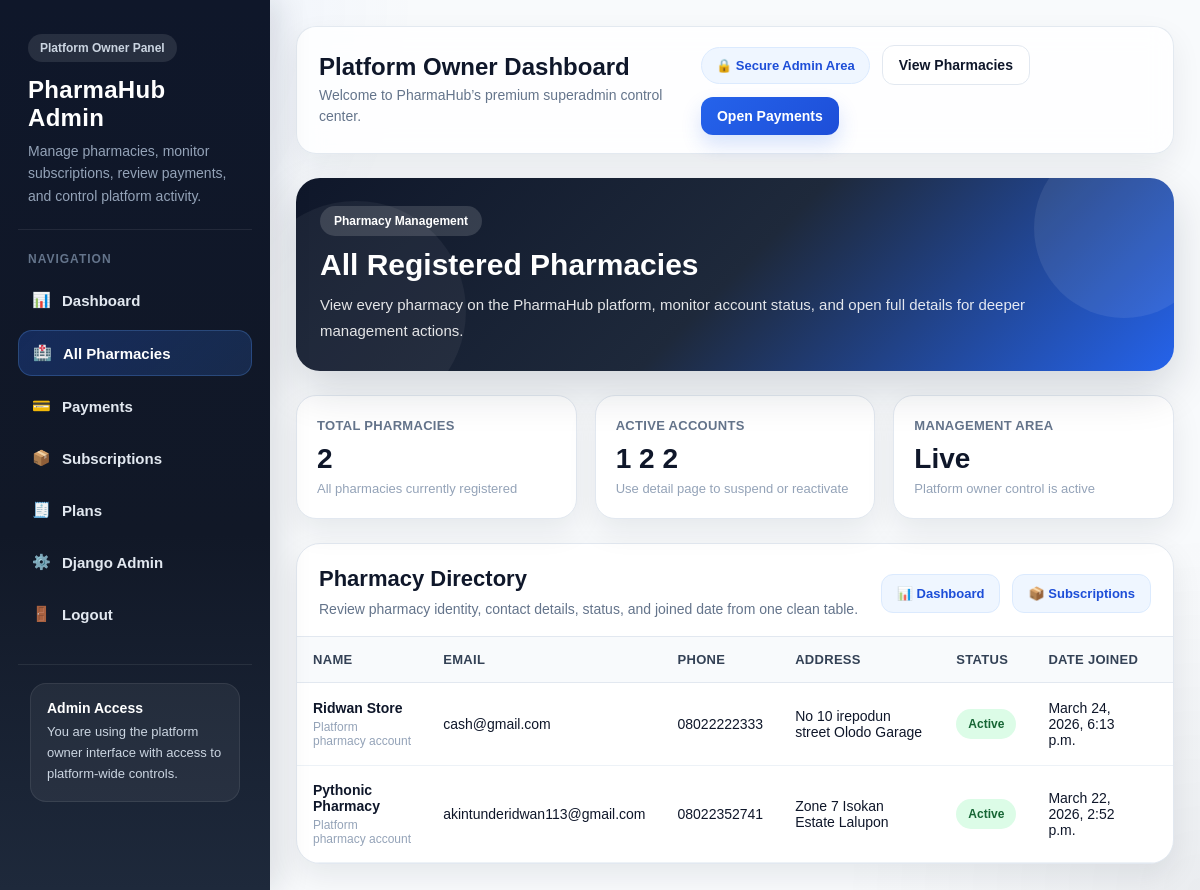
The page /superadmin/pharmacies/ (signed in) on the database its author committed.
### pharmacies/models.py (models this page shows, shortened)
class Pharmacy(models.Model):
    name = models.CharField(max_length=255)
    email = models.EmailField(unique=True)
    phone = models.CharField(max_length=20, blank=True, null=True)
    address = models.TextField(blank=True, null=True)
    is_active = models.BooleanField(default=True)
    is_suspended_by_owner = models.BooleanField(default=False)
    suspension_reason = models.CharField(max_length=255, blank=True, null=True)
    created_at = models.DateTimeField(auto_now_add=True)
    class Meta:
        ordering = ['name']

### superadmin_panel/views.py (the view)
# urls.py: path('pharmacies/', views.pharmacy_list, name='admin_pharmacy_list'),
@superadmin_required
def pharmacy_list(request):
    pharmacies = Pharmacy.objects.all().order_by('-created_at')
    total_pharmacies = pharmacies.count()
    active_pharmacies = pharmacies.filter(is_active=True).count()
    suspended_pharmacies = pharmacies.filter(is_active=False).count()
    return render(request, 'superadmin_panel/pharmacy_list.html', {
        'pharmacies': pharmacies,
        'total_pharmacies': total_pharmacies,
        'active_pharmacies': active_pharmacies,
        'suspended_pharmacies': suspended_pharmacies,
    })

### templates/superadmin_panel/pharmacy_list.html (shortened to what this page needs)
{% extends 'superadmin_panel/superadmin_base.html' %}
{% block content %}
<div class="page-header-card">
    <div class="page-header-content">
        <span class="page-badge">Pharmacy Management</span>
        <h2 class="page-title">All Registered Pharmacies</h2>
        <p class="page-subtitle">
            View every pharmacy on the PharmaHub platform, monitor account status, and open full details for deeper management actions.
        </p>
    </div>
</div>
<div class="stats-row">
    <div class="stat-box">
        <div class="label">Total Pharmacies</div>
        <div class="value">{{ pharmacies|length }}</div>
        <div class="note">All pharmacies currently registered</div>
    </div>
    <div class="stat-box">
        <div class="label">Active Accounts</div>
        <div class="value">
            {% with active_count=0 %}
                {% for pharmacy in pharmacies %}
                    {% if pharmacy.is_active %}{{ forloop.counter0|add:1 }}{% endif %}
                {% endfor %}
            {% endwith %}
            {{ pharmacies|length }}
        </div>
        <div class="note">Use detail page to suspend or reactivate</div>
    </div>
    <div class="stat-box">
        <div class="label">Management Area</div>
        <div class="value">Live</div>
        <div class="note">Platform owner control is active</div>
    </div>
</div>
<div class="table-section">
    <div class="table-header">
        <div>
            <h3>Pharmacy Directory</h3>
            <p>Review pharmacy identity, contact details, status, and joined date from one clean table.</p>
        </div>
        <div class="table-actions">
            <a href="{% url 'admin_dashboard' %}" class="action-chip">📊 Dashboard</a>
            <a href="{% url 'admin_subscription_list' %}" class="action-chip">📦 Subscriptions</a>
        </div>
    </div>
    <div class="table-responsive">
        <table class="pharmacy-table">
            <thead>
                <tr>
                    <th>Name</th>
                    <th>Email</th>
                    <th>Phone</th>
                    <th>Address</th>
                    <th>Status</th>
                    <th>Date Joined</th>
                    <th>Action</th>
                </tr>
            </thead>
            <tbody>
                {% for pharmacy in pharmacies %}
                <tr>
                    <td>
                        <span class="pharmacy-name">{{ pharmacy.name }}</span>
                        <span class="sub-text">Platform pharmacy account</span>
                    </td>
                    <td>{{ pharmacy.email }}</td>
                    <td>{{ pharmacy.phone }}</td>
                    <td>{{ pharmacy.address }}</td>
                    <td>
                        {% if pharmacy.is_active %}
                            <span class="status-badge status-active">Active</span>
                        {% else %}
                            <span class="status-badge status-suspended">Suspended</span>
                        {% endif %}
                    </td>
                    <td>{{ pharmacy.created_at }}</td>
                    <td>
                    </td>
                </tr>
                {% empty %}
                <tr>
                    <td colspan="7" class="empty-row">No pharmacies found.</td>
                </tr>
                {% endfor %}
            </tbody>
        </table>
    </div>
</div>
{% endblock %}

### templates/superadmin_panel/superadmin_base.html (style rules this page uses)
* { margin: 0; padding: 0; box-sizing: border-box; }
html, body { min-height: 100%; font-family: Arial, sans-serif; background: #f8fafc; color: #0f172a; }
body { overflow-x: hidden; }

### templates/superadmin_panel/pharmacy_list.html (style rules this page uses)
.page-header-card { background: linear-gradient(135deg, #0f172a, #1e293b, #2563eb); border-radius: 24px; padding: 28px 24px; color: #fff; margin-bottom: 24px; box-shadow: 0 18px 45px rgba(15, 23, 42, 0.16); position: relative; overflow: hidden; }
.page-header-card::before { content: ""; position: absolute; top: -40px; right: -40px; width: 180px; height: 180px; background: rgba(255,255,255,0.08); border-radius: 50%; }
.page-header-card::after { content: ""; position: absolute; bottom: -50px; left: -50px; width: 220px; height: 220px; background: rgba(255,255,255,0.05); border-radius: 50%; }
.page-header-content { position: relative; z-index: 2; }
.page-badge { display: inline-block; padding: 8px 14px; border-radius: 999px; background: rgba(255,255,255,0.14); font-size: 12px; font-weight: 700; margin-bottom: 12px; }
.page-title { font-size: 30px; font-weight: 800; margin-bottom: 10px; }
.page-subtitle { font-size: 15px; color: rgba(255,255,255,0.88); line-height: 1.7; max-width: 760px; }
.stats-row { display: grid; grid-template-columns: repeat(auto-fit, minmax(190px, 1fr)); gap: 18px; margin-bottom: 24px; }
.stat-box { background: #ffffff; border-radius: 20px; padding: 22px 20px; box-shadow: 0 12px 30px rgba(15, 23, 42, 0.08); border: 1px solid #e2e8f0; }
.stat-box .label { font-size: 13px; font-weight: 700; color: #64748b; text-transform: uppercase; margin-bottom: 10px; letter-spacing: 0.3px; }
.stat-box .value { font-size: 28px; font-weight: 800; color: #0f172a; margin-bottom: 6px; }
.stat-box .note { font-size: 13px; color: #94a3b8; }
.table-section { background: #ffffff; border-radius: 24px; box-shadow: 0 12px 30px rgba(15, 23, 42, 0.08); border: 1px solid #e2e8f0; overflow: hidden; }
.table-header { display: flex; align-items: center; justify-content: space-between; gap: 16px; padding: 22px 22px 16px; border-bottom: 1px solid #e2e8f0; flex-wrap: wrap; }
.table-header h3 { font-size: 22px; font-weight: 800; color: #0f172a; margin-bottom: 6px; }
.table-header p { font-size: 14px; color: #64748b; line-height: 1.6; }
.table-actions { display: flex; gap: 12px; flex-wrap: wrap; }
.action-chip { display: inline-flex; align-items: center; gap: 8px; padding: 11px 15px; background: #eff6ff; border: 1px solid #dbeafe; color: #1d4ed8; border-radius: 12px; font-size: 13px; font-weight: 700; text-decoration: none; }
.table-responsive { width: 100%; overflow-x: auto; }
.pharmacy-table { width: 100%; border-collapse: collapse; min-width: 980px; }
.pharmacy-table thead th { background: #f8fafc; color: #334155; font-size: 13px; text-transform: uppercase; letter-spacing: 0.3px; padding: 15px 16px; text-align: left; border-bottom: 1px solid #e2e8f0; }
.pharmacy-table tbody td { padding: 16px; border-bottom: 1px solid #edf2f7; color: #0f172a; font-size: 14px; vertical-align: middle; }
.pharmacy-name { font-weight: 700; color: #0f172a; }
.sub-text { display: block; font-size: 12px; color: #94a3b8; margin-top: 4px; }
.status-badge { display: inline-block; padding: 8px 12px; border-radius: 999px; font-size: 12px; font-weight: 700; }
.status-active { background: #dcfce7; color: #166534; }

### rows shown on the page
Pharmacy: name "Ridwan Store", email "cash@gmail.com", phone "08022222333", address "No 10 irepodun street Olodo Garage", is_active "Active", created_at "March 24, 2026, 6:13 p.m."
Pharmacy: name "Pythonic Pharmacy", email "akintunderidwan113@gmail.com", phone "08022352741", address "Zone 7 Isokan Estate Lalupon", is_active "Active", created_at "March 22, 2026, 2:52 p.m."

### other values the page prints
{{ pharmacies|length }} "2"
